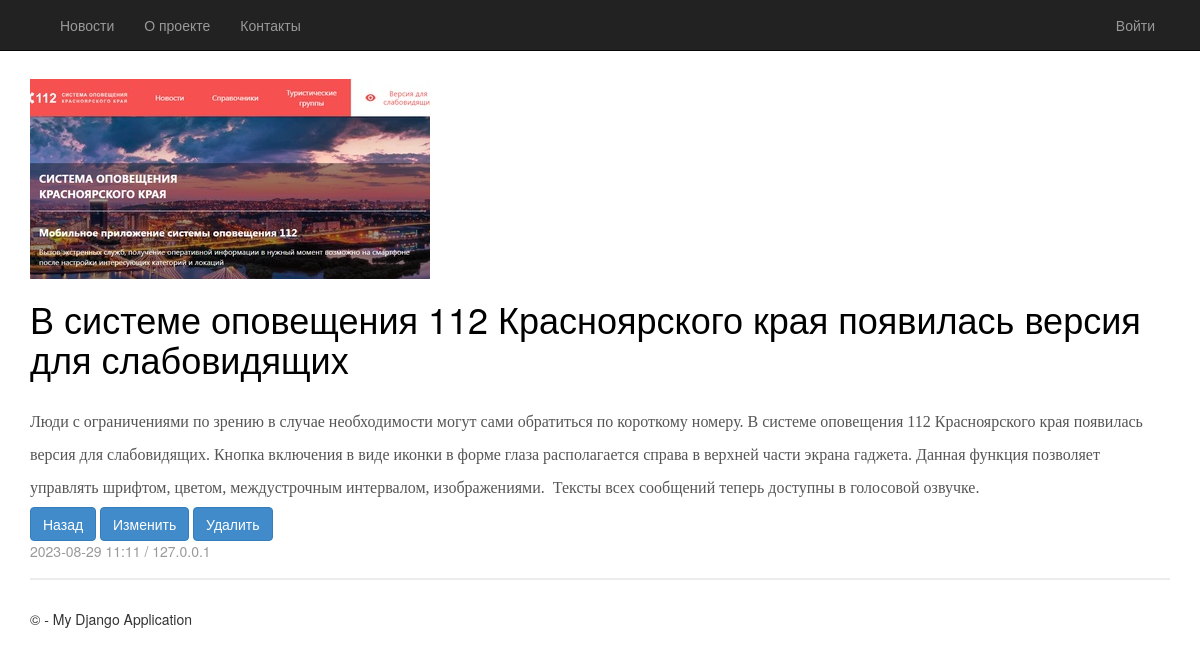
Screenshot of /3/ with the database file from the repository.
### app_news/models.py (models this page shows, shortened)
class News(models.Model):
    title = models.CharField(max_length=200, verbose_name='Title')
    description = SummernoteTextField()
    image = models.ImageField(upload_to='static\images', blank=True)
    author = author = models.CharField(max_length=100, default='Anonymous', verbose_name='Author')
    created_at = models.DateTimeField(auto_now_add=True)
    updated_at = models.DateTimeField(auto_now=True)
    class Meta:
        db_table="News"
        verbose_name = 'News'
        verbose_name_plural = 'News'

### app_news/views.py (the view)
# urls.py: path('<int:pk>/', DetailNews.as_view(), name='detail_news'),
class DetailNews(generic.DetailView):
    model = News
    template_name = 'detail_news.html'
    context_object_name = 'item'
    def get_context_data(self, **kwargs):
        context = super().get_context_data(**kwargs)
        return context

### app_news/templates/detail_news.html (shortened to what this page needs)
{% extends "layout.html" %}
{% load static %}
{% block content %}
    <div class="news mb-3">
        <div class="card-body">
            <div class="media">
                {% if item.image %}
                <img class="mr-3" src="{{ item.image.url }}" alt="">
                {% else %}
                <img class="mr-3" src="{% static 'images/common.png' %}" alt="">
                {% endif %}
                <div class="media-body">
                    <h1 class="card-title">{{ item.title }}</h1>
                    <h2 class="card-text">{{ item.description|safe }}</h2>
                    <a href="/" class="btn btn-primary">Назад</a>
                    <a href="{% url 'update_news' item.pk %}" class="btn btn-primary">Изменить</a>
                    <a href="{% url 'delete_news' item.pk %}" class="btn btn-primary">Удалить</a>
                </div>
            </div>
        </div>
        <div class="card-footer text-muted">
            {{ item.created_at|date:"Y-m-d H:i" }} / {{ item.author }}
        </div>
    </div>
{% endblock %}

### static/app/content/site.css (style rules this page uses)
body { padding-top: 50px; padding-bottom: 20px; }
.news { float: left; color: #000 !important; text-decoration: none; width: 100%; padding-bottom: 17px; border-bottom: 2px solid #ececec; margin-top: 29px; margin-bottom: 29px; }

### rows the page displays
News: image (picture), title "В системе оповещения 112 Красноярского края появилась версия для слабовидящих", description "Люди с ограничениями по зрению в случае необходимости могут сами обратиться по короткому номеру. В системе оповещения 112 Красноярского края появилась версия для слабовидящих. Кнопка включения в виде иконки в форме глаза располагается справа в верхней части экрана гаджета. Данная функция позволяет управлять шрифтом, цветом, междустрочным интервалом, изображениями. Тексты всех сообщений теперь доступны в голосовой озвучке.", created_at "2023-08-29 11:11", author "127.0.0.1"
